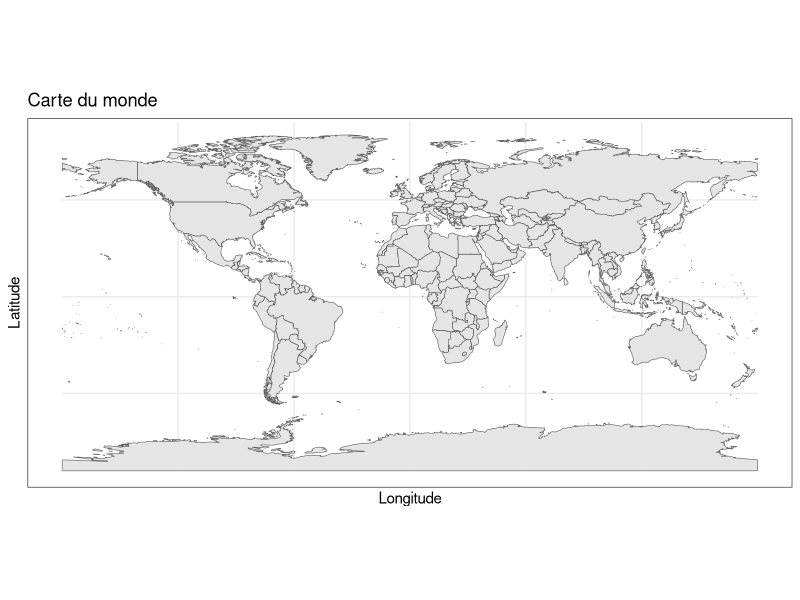
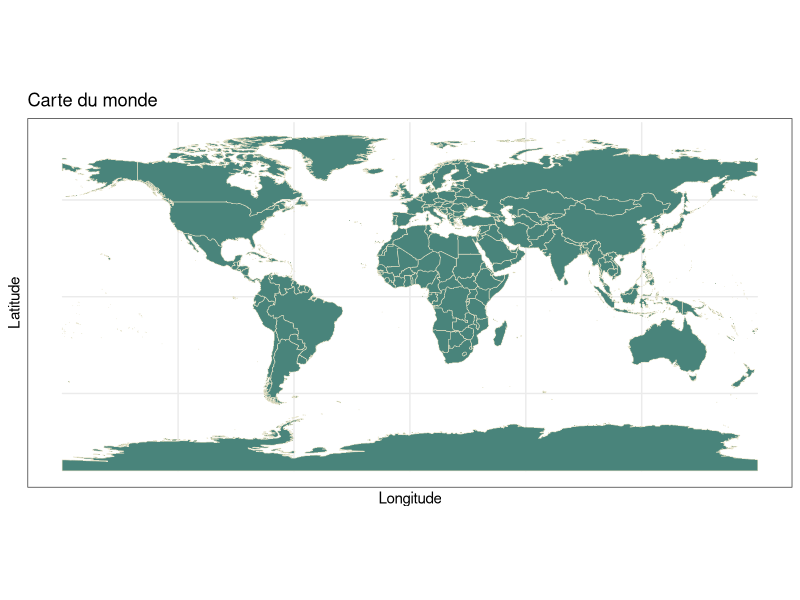
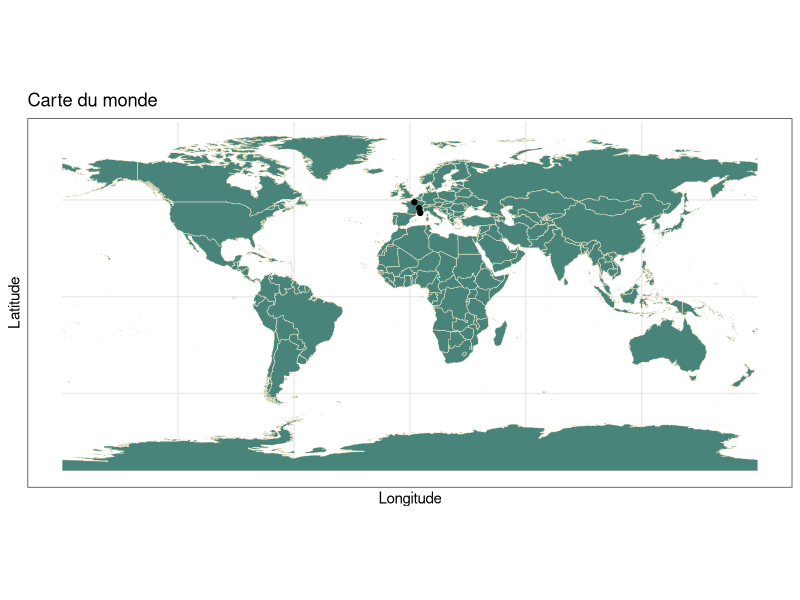

These figures' R source, in order:
## ---- chunk 1
install.packages("sf")

library("sf")
## ---- chunk 2
library("tidyverse")
theme_set(theme_bw())
theme_update(
  panel.background = element_rect(fill = "transparent", colour = NA),
  plot.background  = element_rect(fill = "transparent", colour = NA)
)
library("sf")
## ---- chunk 3
paris     <- c(2.3514992, 48.8566101)
marseille <- c(5.3699525, 43.2961743)
lyon      <- c(4.8320114, 45.7578137)
## ---- chunk 4
paris     <- sf::st_point(paris)
marseille <- sf::st_point(marseille)
lyon      <- sf::st_point(lyon)
## ---- chunk 5
villes <- sf::st_sfc(
  list(paris, marseille, lyon),
  crs = 4326
)
class(villes)
## ---- chunk 6
datas <- data.frame(
  ville      = c("Paris", "Marseille", "Lyon"),
  population = c(2190327, 862211, 515695)
)

villes <- sf::st_sf(datas, geom = villes)
class(villes)
## ---- chunk 7
datas <- data.frame(
  ville      = c("Paris", "Marseille", "Lyon"),
  lat        = c(48.8566101, 43.2961743, 45.7578137),
  lon        = c( 2.3514992,  5.3699525,  4.8320114),
  population = c(2190327, 862211, 515695)
)

(villes <- sf::st_as_sf(datas, coords = c("lon", "lat"), crs = 4326))
## ---- chunk 8
install.packages("rnaturalearth")
install.packages("rnaturalearthdata")

library("rnaturalearth")
library("rnaturalearthdata")
## ---- chunk 9
world <- ne_countries(scale = "medium", returnclass = "sf")
class(world)
## ---- chunk 10
ggplot(data = world) +
  geom_sf() +
  xlab("Longitude") + ylab("Latitude") + ggtitle("Carte du monde")
## ---- chunk 11
ggplot(data = world) +
  geom_sf(fill = "#49847b", colour = "#e1ddc0") +
  xlab("Longitude") + ylab("Latitude") + ggtitle("Carte du monde")
## ---- chunk 12
ggplot(data = world) +
  geom_sf(fill = "#49847b", colour = "#e1ddc0") +
  xlab("Longitude") + ylab("Latitude") + ggtitle("Carte du monde") +
  geom_sf(data = villes, colour = "black")
